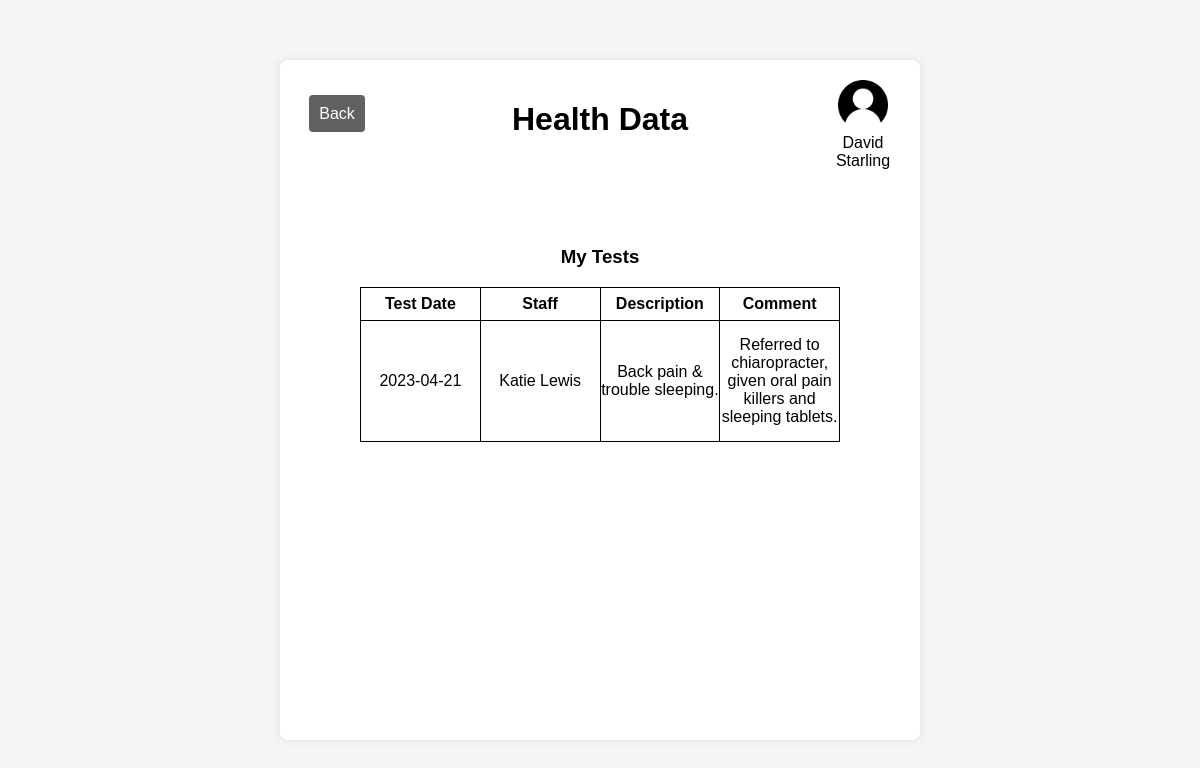
Page /patient/view_health.php (signed in) on the committed database.
### tables this page shows
CREATE TABLE `tests` (
  `test_id` int(11) NOT NULL,
  `date` date DEFAULT NULL,
  `staff_user_id` int(11) DEFAULT NULL,
  `patient_user_id` int(11) DEFAULT NULL,
  `description` varchar(255) DEFAULT NULL,
  `comment` varchar(255) DEFAULT NULL
);

### patient/view_health.php (the view, shortened to what this page needs)
<!DOCTYPE html>
<html lang="en">
<head>
  <?php include('/Applications/XAMPP/xamppfiles/htdocs/HospitalManagementSystem/includes/header.php'); ?>
</head>
<body>
  <div class="dashboard">
    <header>
      <div class="btn_logout"><a href="p_home.php">Back</a></div>
      <h1>Health Data</h1>
      <div class="icon">
        <img src="/HospitalManagementSystem/images/user_icon.png"
          alt="User" width="50" height="50">
        <?php
          echo $_SESSION['user_firstName']." ".$_SESSION['user_surname'];
        ?>
      </div>
    </header>
    <main>
        <div class="result_table">
            <h3>My Tests</h3>
            <form action="view_health.php" class="sql_results" method="post">
              <table>
                  <tr>
                    <th>Test Date</th>
                    <th>Staff</th>
                    <th>Description</th>
                    <th>Comment</th>
                  </tr>
                    <?php
                      $sql = "SELECT t.test_id, t.date, CONCAT(u_staff.first_name, ' ', u_staff.surname) AS staff,
                      t.description, t.comment
                        FROM tests t
                        INNER JOIN users u_staff ON t.staff_user_id = u_staff.user_id
                        INNER JOIN users u_patient ON t.patient_user_id = u_patient.user_id
                        WHERE u_patient.email_address = ?";
                      $stmt = mysqli_prepare($conn, $sql);
                      mysqli_stmt_bind_param($stmt, "s", $_SESSION['email_address']);
                      mysqli_stmt_execute($stmt);
                      $result = mysqli_stmt_get_result($stmt);
                      if (mysqli_num_rows($result) > 0) {
                        while ($row = mysqli_fetch_assoc($result)) {
                            echo "<tr>";
                            echo "<td>" . $row['date'] . "</td>";
                            echo "<td>" . $row['staff'] . "</td>";
                            echo "<td>" . $row['description'] . "</td>";
                            echo "<td>" . $row['comment'] . "</td>";
                            echo "</tr>";
                        }
                        echo "</table>";
                      } else{
                        echo "<tr><td colspan='4'>No test results found</td></tr>";
                      }
                    ?>
            </form>
        </div>
    </main>
  </div>
</body>
</html>

### styles/desktop.css (style rules this page uses)
body { font-family: Arial, sans-serif; background-color: #f5f5f5; margin: 0; padding: 0; display: flex; justify-content: center; align-items: center; height: 100vh; }
main { display: flex; flex-direction: column; justify-content: space-around; align-items: center; flex-wrap: wrap; align-content: stretch; height:80%; }
main .result_table { display: flex; flex-direction: column; align-items: center; align-content: flex-start; height:80%; }
.dashboard { background-color: #fff; padding: 20px; border-radius: 8px; height:80vh; width:50vw; box-shadow: 0 0 10px rgba(0, 0, 0, 0.1); text-align: center; }
.dashboard header { display:flex; flex-direction: row; justify-content: space-between; height:15%; }
.dashboard header h1 { width:50%; }
.icon { width: 74px }
.btn_logout a { text-decoration: none; width: 25%; background-color: #616161; margin: 0 auto; color: #fff; border: none; padding: 10px; border-radius: 4px; cursor: pointer; transition: background-color 0.3s ease; }
.btn_logout { height:64px; width:74px; margin-top:25px; margin-bottom:15px; }
.result_table { overflow-y: auto; }
table, tr,th, td { border: 1px solid black; }
table { table-layout: fixed; width: 80%; border-collapse: collapse; }
td, th { height:30px; text-wrap: wrap; }
td { padding:15px 0px; }
th { color: black; }
.sql_results table { width: 80%; margin-left:10%; margin-right:10%; }
.sql_results { display:flex; flex-wrap: wrap; flex-direction: row; align-items: center; }

### rows in the picture
tests: date "2023-04-21", staff "Katie Lewis", description "Back pain & trouble sleeping.", comment "Referred to chiaropracter, given oral pain killers and sleeping tablets."

### other values in the picture
$_SESSION['user_firstName'] "David"
$_SESSION['user_surname'] "Starling"
